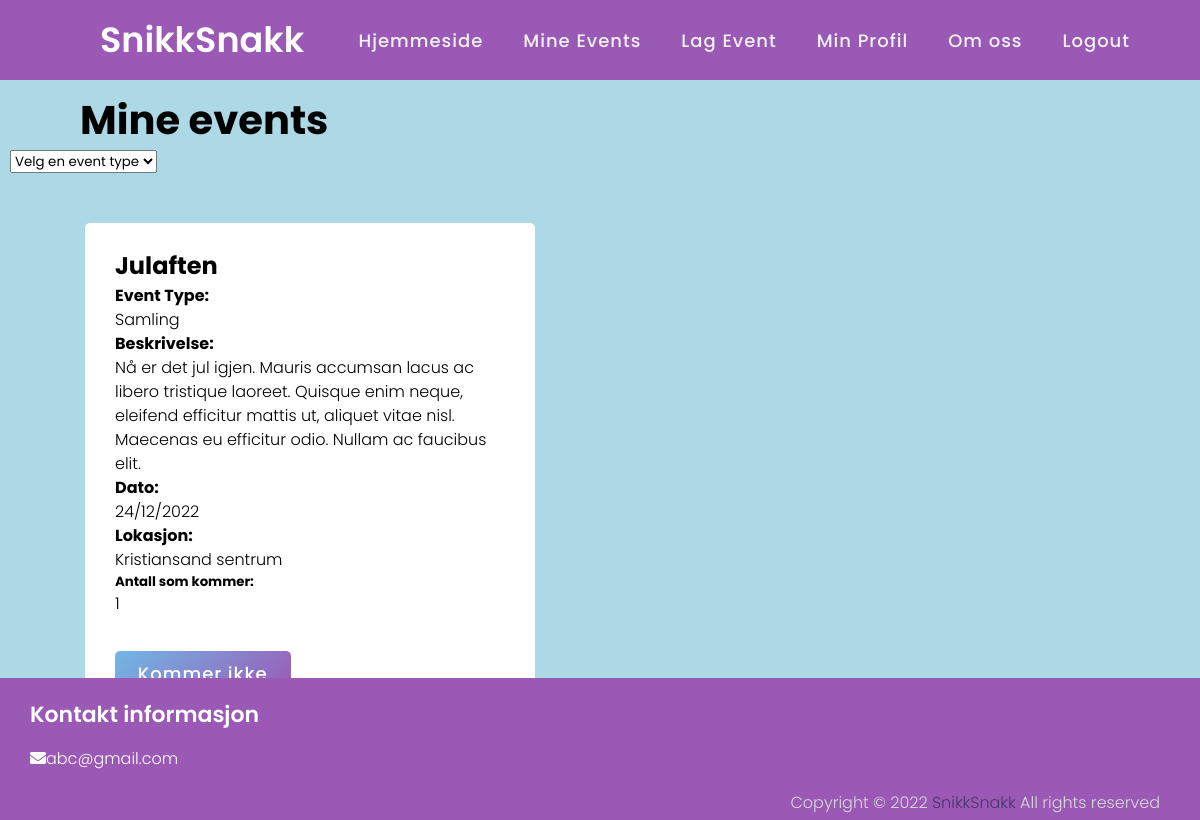
The page /public/Client/HTML/mineEvents.php?filter=samling (signed in) on the database its author committed.
### tables this page shows
CREATE TABLE `event` (
  `eventID` int(13) NOT NULL,
  `eventNavn` varchar(128) NOT NULL,
  `dato` date NOT NULL,
  `beskrivelse` varchar(200) NOT NULL,
  `lokasjon` varchar(50) NOT NULL,
  `eventType` varchar(50) DEFAULT NULL
);

### public/PHP/inc/event.php (the view, shortened to what this page needs)
<body>
<?php
$result = $conn->query($sql);
if ($result->num_rows > 0) {
  while($row = $result->fetch_assoc()) {
    if ($side == "hjemmeside") {
      echo '<form action="eventLike.php" method="POST">';
    } elseif ($side == "mineEvents") {
      echo '<form action="eventFjern.php" method="POST">';
    }
  ?>
<div class="container">
    <div class="content">
      <div class="title">
              <h2><?php echo $row["eventNavn"]?></h2>
      </div>
      <div class="row">
        <div class="details">
            <h4>Event Type: </h4>
             <?php echo ucfirst($row["eventType"])?><br>
           <h4>Beskrivelse: </h4>
             <?php echo $row["beskrivelse"]?><br>
           <h4>Dato: </h4>
             <?php echo date("d/m/Y", strtotime($row["dato"]))?>
            <h4>Lokasjon: </h4>
             <?php echo $row["lokasjon"]?>
            <h5>Antall som kommer: </h5>
              <?php include 'eventKommer.php' ?>
        </div>
      </div>
        <div class="button">
          <?php if ($side == "hjemmeside") {
          echo '<input type="submit" value="Kommer">';
         } elseif ($side == "mineEvents") {
          echo '<input type="submit" value="Kommer ikke">';
         }
          ?>
      </div>
    </div>
</div>
</form>
<?php
}
}
?>
</body>
</html>

### public/Client/HTML/eventKommer.php (shortened to what this page needs)
<?php
$eventID = $row['eventID'];
$sqlKommer = "SELECT COUNT(eventID) as resultat FROM myevent WHERE eventID = '$eventID'";
$resultKommer = mysqli_query($conn, $sqlKommer);
$value = mysqli_fetch_assoc($resultKommer);
echo implode($value);
?>

### public/Client/Design/css/main.css (style rules this page uses)
body { background-color: lightblue; box-sizing: border-box; padding-top: 10vh; font-family: "HelveticaNeue-Light", "Helvetica Neue Light", "Helvetica Neue", Helvetica, Arial, "Lucida Grande", sans-serif; font-weight: 300; position: relative; line-height: 1.5; max-width: 100%; height: 100%; margin: 10px; font-size: 100%; }
.container { float: left; margin-left: 25px; padding: 50; }
.content { width: 450px; height: 500px; background-color: #fff; padding: 25px 30px; border-radius: 5px; display: block; justify-content: center; margin-bottom: 20px; }
form .button { height: 45px; margin: 35px 0; width: 90%; }
form .button input { height: 100%; width: 50%; border-radius: 5px; border: none; color: #fff; font-size: 18px; font-weight: 500; letter-spacing: 1px; cursor: pointer; transition: all 0.3s ease; background: linear-gradient(135deg, #71b7e6, #9b59b6); }

### public/Client/Design/css/header.css (style rules this page uses)
* { margin: 0; padding: 0; box-sizing: border-box; font-family: 'Poppins', sans-serif; }

### public/Client/Design/css/footer.css (style rules this page uses)
* { margin: 0; padding: 0; box-sizing: border-box; font-family: 'Poppins',sans-serif; text-decoration: none; }
footer { width: 100%; position: fixed; bottom: 0; left: 0; background: #9b59b6; }
footer .contents { max-width: 1350px; margin-left: 10px; padding: 20px; display: flex; flex-wrap: wrap; background-color: #9b59b6; justify-content: space-between; }
footer .contents p,a { color: #fff; }
footer .contents .box { width: 100%; transition: all 0.4s ease; }
footer .contents .topic { font-size: 22px; font-weight: 600; color: #fff; margin-bottom: 16px; }
footer .bottom { width: 100%; text-align: right; color: #d9d9d9; padding: 0 40px 5px 0; }
footer .bottom a { color: #49346c; }
footer a { transition: all 0.3s ease; }

### rows shown on the page
event: eventNavn "Julaften", eventType "Samling", beskrivelse "Nå er det jul igjen. Mauris accumsan lacus ac libero tristique laoreet. Quisque enim neque, eleifend efficitur mattis ut, aliquet vitae nisl. Maecenas eu efficitur odio. Nullam ac faucibus elit.", dato "24/12/2022", lokasjon "Kristiansand sentrum", value "1"
